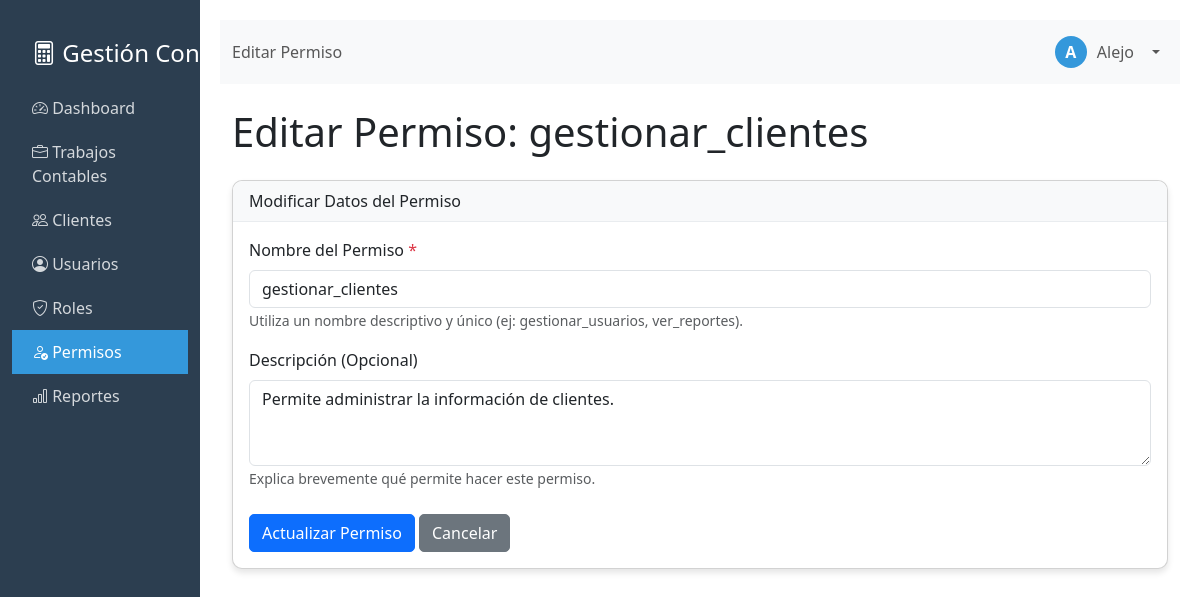
The app's page /editar_permiso.php?id=4 (signed in) with its own data.
### tables this page shows
CREATE TABLE `permisos` (
  `id` int(11) NOT NULL,
  `nombre_permiso` varchar(50) NOT NULL,
  `descripcion` varchar(255) DEFAULT NULL
);

### editar_permiso.php (the view, shortened to what this page needs)
<?php
require_once 'funciones_auth.php';
$titulo = 'Editar Permiso';
$permiso_id = null;
$nombre_permiso = '';
$descripcion_permiso = '';
$errores = [];
$permiso_actual = null;
if (isset($_GET['id']) && filter_var($_GET['id'], FILTER_VALIDATE_INT)) {
    $permiso_id = $_GET['id'];
} else {
    $_SESSION['error'] = "ID de permiso no válido.";
    header('Location: permisos.php');
    exit();
}
try {
    $stmt_permiso = $pdo->prepare("SELECT * FROM permisos WHERE id = ?");
    $stmt_permiso->execute([$permiso_id]);
    $permiso_actual = $stmt_permiso->fetch(PDO::FETCH_ASSOC);
    if ($_SERVER['REQUEST_METHOD'] != 'POST') {
        $nombre_permiso = $permiso_actual['nombre_permiso'];
        $descripcion_permiso = $permiso_actual['descripcion'] ?? '';
    }
} catch (PDOException $e) {
    $_SESSION['error'] = "Error al cargar datos del permiso: " . $e->getMessage();
    header('Location: permisos.php');
    exit();
}
?>
<div class="container-fluid">
    <h1 class="mb-4"><?php echo $titulo; ?>: <?php echo htmlspecialchars($permiso_actual['nombre_permiso'] ?? ''); ?></h1>
    <div class="card">
        <div class="card-header">
            Modificar Datos del Permiso
        </div>
        <div class="card-body">
            <form action="editar_permiso.php?id=<?php echo $permiso_id; ?>" method="POST">
                <div class="mb-3">
                    <label for="nombre_permiso" class="form-label">Nombre del Permiso <span class="text-danger">*</span></label>
                    <input type="text" class="form-control <?php echo isset($errores['nombre_permiso']) ? 'is-invalid' : ''; ?>" id="nombre_permiso" name="nombre_permiso" value="<?php echo htmlspecialchars($nombre_permiso); ?>" required>
                     <small class="form-text text-muted">Utiliza un nombre descriptivo y único (ej: gestionar_usuarios, ver_reportes).</small>
                </div>
                <div class="mb-3">
                    <label for="descripcion" class="form-label">Descripción (Opcional)</label>
                    <textarea class="form-control" id="descripcion" name="descripcion" rows="3"><?php echo htmlspecialchars($descripcion_permiso); ?></textarea>
                    <small class="form-text text-muted">Explica brevemente qué permite hacer este permiso.</small>
                </div>
                <div class="mt-4">
                    <button type="submit" class="btn btn-primary">Actualizar Permiso</button>
                    <a href="permisos.php" class="btn btn-secondary">Cancelar</a>
                </div>
            </form>
        </div>
    </div>
</div>
<?php
require_once 'layout.php';
?>

### layout.php (style rules this page uses)
.card { border-radius: 10px; box-shadow: 0 4px 6px rgba(0, 0, 0, 0.1); margin-bottom: 20px; }
.card-header { background-color: #f8f9fa; border-bottom: 1px solid #e9ecef; border-radius: 10px 10px 0 0 !important; }
.btn { border-radius: 5px; }

### records on screen
permisos: nombre_permiso "gestionar_clientes", descripcion "Permite administrar la información de clientes."

### other values on screen
$titulo "Editar Permiso"
substr($nombre_usuario, 0, 1) "A"
$nombre_usuario "Alejo"
